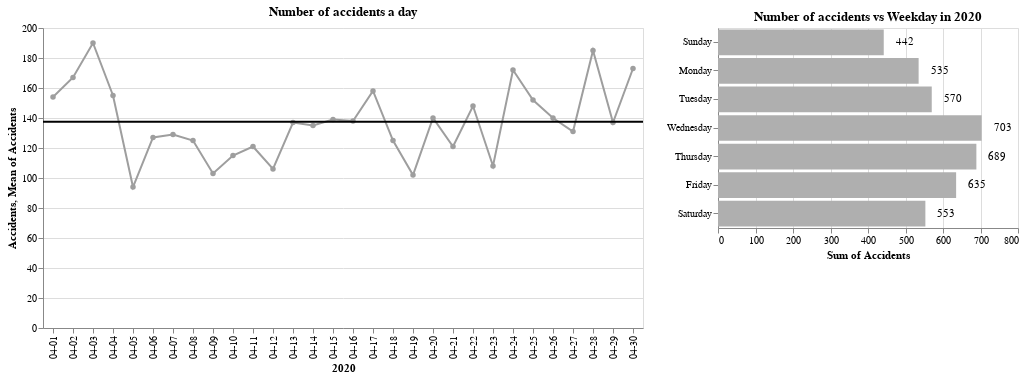

The code cell stored with this chart in its notebook:
### Markdown cell above
##**Section 2: Project development.**

#*2.1. Have the accidents changed during stay-at-home period?*

### Code cell
import altair as alt
import pandas as pd
import datetime

#The stay at home period is considered throughout the whole month of april 2020:
df=refined_data
df['CRASH DATE']=pd.to_datetime(df['CRASH DATE'])

# Grouping data by date 2019:
dat19=df[(df['CRASH DATE']<='30-04-19') & (df['CRASH DATE']>='01-04-19')]
dat19 = dat19['CRASH DATE'].value_counts().sort_index().rename_axis('2019').reset_index(name='Accidents')

# Grouping data by date 2020:
dat20=df[(refined_data['CRASH DATE']<='30-04-20') & (df['CRASH DATE']>='01-04-20')]
dat20 = dat20['CRASH DATE'].value_counts().sort_index().rename_axis('2020').reset_index(name='Accidents')

# Grouping data by date 2021:
dat21=refined_data[(df['CRASH DATE']<='30-04-21') & (df['CRASH DATE']>='01-04-21')]
dat21 = dat21['CRASH DATE'].value_counts().sort_index().rename_axis('2021').reset_index(name='Accidents')

# Construction of a Line chart containing the accidents per day and mean of accidents calculation for April 2020:
dat20['Weekday']= dat20['2020'].dt.day_name()

def row_function20 (row):
  row['2020']=str(row['2020'])[5:10]
  return row

month20=dat20.apply(row_function20, axis=1)
ap20=alt.Chart(month20).mark_line(size=2, point=True).encode(
    x='2020',
    y='Accidents',
    color=alt.value('#9e9e9e')
).properties(title='Number of accidents a day')

rule20 = alt.Chart(dat20).mark_rule(color='#000000',size=2).encode(
    y='mean(Accidents):Q'
)

#Construction of a Bar chart for the amount of accidents and the weekdays:
weekday20= alt.Chart(month20).mark_bar().encode(
    x='sum(Accidents)',
    y=alt.X('Weekday:O',title='',sort=["Sunday", "Monday", "Tuesday", "Wednesday", "Thursday", "Friday", "Saturday"])
)
bars_weekday=weekday20.mark_bar().encode(
   color=alt.Color('Weekday:O',sort=["Sunday", "Monday", "Tuesday", "Wednesday", "Thursday", "Friday", "Saturday"],
                   scale=alt.Scale(range=['#afafaf','#afafaf','#afafaf','#afafaf','#afafaf','#afafaf','#afafaf']),legend=None)
).properties(title='Number of accidents vs Weekday in 2020',width=300, height=200)
text_weekday = weekday20.mark_text(
    align='right',
    baseline='middle',
    color='black',
    dx=30
).encode(
    text='sum(Accidents)'
)


a_1=(ap20+rule20) | (bars_weekday+text_weekday)
a_1

### Figure 1 — Vega-Lite specification as saved in the notebook (floating-point values rounded to 4 significant figures)
{"config": {"view": {"continuousWidth": 400, "continuousHeight": 300}}, "hconcat": [{"layer": [{"data": {"name": "data-5048daac148ee9786f11ba3853f4ce20"}, "mark": {"type": "line", "point": true, "size": 2}, "encoding": {"color": {"value": "#9e9e9e"}, "x": {"field": "2020", "type": "nominal"}, "y": {"field": "Accidents", "type": "quantitative"}}, "title": "Number of accidents a day"}, {"data": {"name": "data-61ddfb129c5ec57a1828a3d289ea634d"}, "mark": {"type": "rule", "color": "#000000", "size": 2}, "encoding": {"y": {"aggregate": "mean", "field": "Accidents", "type": "quantitative"}}}]}, {"layer": [{"mark": "bar", "encoding": {"color": {"field": "Weekday", "legend": null, "scale": {"range": ["#afafaf", "#afafaf", "#afafaf", "#afafaf", "#afafaf", "#afafaf", "#afafaf"]}, "sort": ["Sunday", "Monday", "Tuesday", "Wednesday", "Thursday", "Friday", "Saturday"], "type": "ordinal"}, "x": {"aggregate": "sum", "field": "Accidents", "type": "quantitative"}, "y": {"field": "Weekday", "sort": ["Sunday", "Monday", "Tuesday", "Wednesday", "Thursday", "Friday", "Saturday"], "title": "", "type": "ordinal"}}, "height": 200, "title": "Number of accidents vs Weekday in 2020", "width": 300}, {"mark": {"type": "text", "align": "right", "baseline": "middle", "color": "black", "dx": 30}, "encoding": {"text": {"aggregate": "sum", "field": "Accidents", "type": "quantitative"}, "x": {"aggregate": "sum", "field": "Accidents", "type": "quantitative"}, "y": {"field": "Weekday", "sort": ["Sunday", "Monday", "Tuesday", "Wednesday", "Thursday", "Friday", "Saturday"], "title": "", "type": "ordinal"}}}], "data": {"name": "data-5048daac148ee9786f11ba3853f4ce20"}}], "$schema": "https://vega.github.io/schema/vega-lite/v4.17.0.json", "datasets": {"data-5048daac148ee9786f11ba3853f4ce20": [{"2020": "04-01", "Accidents": 154, "Weekday": "Wednesday"}, {"2020": "04-02", "Accidents": 167, "Weekday": "Thursday"}, {"2020": "04-03", "Accidents": 190, "Weekday": "Friday"}, {"2020": "04-04", "Accidents": 155, "Weekday": "Saturday"}, {"2020": "04-05", "Accidents": 94, "Weekday": "Sunday"}, {"2020": "04-06", "Accidents": 127, "Weekday": "Monday"}, {"2020": "04-07", "Accidents": 129, "Weekday": "Tuesday"}, {"2020": "04-08", "Accidents": 125, "Weekday": "Wednesday"}, {"2020": "04-09", "Accidents": 103, "Weekday": "Thursday"}, {"2020": "04-10", "Accidents": 115, "Weekday": "Friday"}, {"2020": "04-11", "Accidents": 121, "Weekday": "Saturday"}, {"2020": "04-12", "Accidents": 106, "Weekday": "Sunday"}, {"2020": "04-13", "Accidents": 137, "Weekday": "Monday"}, {"2020": "04-14", "Accidents": 135, "Weekday": "Tuesday"}, {"2020": "04-15", "Accidents": 139, "Weekday": "Wednesday"}, {"2020": "04-16", "Accidents": 138, "Weekday": "Thursday"}, {"2020": "04-17", "Accidents": 158, "Weekday": "Friday"}, {"2020": "04-18", "Accidents": 125, "Weekday": "Saturday"}, {"2020": "04-19", "Accidents": 102, "Weekday": "Sunday"}, {"2020": "04-20", "Accidents": 140, "Weekday": "Monday"}, {"2020": "04-21", "Accidents": 121, "Weekday": "Tuesday"}, {"2020": "04-22", "Accidents": 148, "Weekday": "Wednesday"}, {"2020": "04-23", "Accidents": 108, "Weekday": "Thursday"}, {"2020": "04-24", "Accidents": 172, "Weekday": "Friday"}, {"2020": "04-25", "Accidents": 152, "Weekday": "Saturday"}, {"2020": "04-26", "Accidents": 140, "Weekday": "Sunday"}, {"2020": "04-27", "Accidents": 131, "Weekday": "Monday"}, {"2020": "04-28", "Accidents": 185, "Weekday": "Tuesday"}, {"2020": "04-29", "Accidents": 137, "Weekday": "Wednesday"}, {"2020": "04-30", "Accidents": 173, "Weekday": "Thursday"}], "data-61ddfb129c5ec57a1828a3d289ea634d": [{"2020": "2020-04-01T00:00:00", "Accidents": 154, "Weekday": "Wednesday"}, {"2020": "2020-04-02T00:00:00", "Accidents": 167, "Weekday": "Thursday"}, {"2020": "2020-04-03T00:00:00", "Accidents": 190, "Weekday": "Friday"}, {"2020": "2020-04-04T00:00:00", "Accidents": 155, "Weekday": "Saturday"}, {"2020": "2020-04-05T00:00:00", "Accidents": 94, "Weekday": "Sunday"}, {"2020": "2020-04-06T00:00:00", "Accidents": 127, "Weekday": "Monday"}, {"2020": "2020-04-07T00:00:00", "Accidents": 129, "Weekday": "Tuesday"}, {"2020": "2020-04-08T00:00:00", "Accidents": 125, "Weekday": "Wednesday"}, {"2020": "2020-04-09T00:00:00", "Accidents": 103, "Weekday": "Thursday"}, {"2020": "2020-04-10T00:00:00", "Accidents": 115, "Weekday": "Friday"}, {"2020": "2020-04-11T00:00:00", "Accidents": 121, "Weekday": "Saturday"}, {"2020": "2020-04-12T00:00:00", "Accidents": 106, "Weekday": "Sunday"}, {"2020": "2020-04-13T00:00:00", "Accidents": 137, "Weekday": "Monday"}, {"2020": "2020-04-14T00:00:00", "Accidents": 135, "Weekday": "Tuesday"}, {"2020": "2020-04-15T00:00:00", "Accidents": 139, "Weekday": "Wednesday"}, {"2020": "2020-04-16T00:00:00", "Accidents": 138, "Weekday": "Thursday"}, {"2020": "2020-04-17T00:00:00", "Accidents": 158, "Weekday": "Friday"}, {"2020": "2020-04-18T00:00:00", "Accidents": 125, "Weekday": "Saturday"}, {"2020": "2020-04-19T00:00:00", "Accidents": 102, "Weekday": "Sunday"}, {"2020": "2020-04-20T00:00:00", "Accidents": 140, "Weekday": "Monday"}, {"2020": "2020-04-21T00:00:00", "Accidents": 121, "Weekday": "Tuesday"}, {"2020": "2020-04-22T00:00:00", "Accidents": 148, "Weekday": "Wednesday"}, {"2020": "2020-04-23T00:00:00", "Accidents": 108, "Weekday": "Thursday"}, {"2020": "2020-04-24T00:00:00", "Accidents": 172, "Weekday": "Friday"}, {"2020": "2020-04-25T00:00:00", "Accidents": 152, "Weekday": "Saturday"}, {"2020": "2020-04-26T00:00:00", "Accidents": 140, "Weekday": "Sunday"}, {"2020": "2020-04-27T00:00:00", "Accidents": 131, "Weekday": "Monday"}, {"2020": "2020-04-28T00:00:00", "Accidents": 185, "Weekday": "Tuesday"}, {"2020": "2020-04-29T00:00:00", "Accidents": 137, "Weekday": "Wednesday"}, {"2020": "2020-04-30T00:00:00", "Accidents": 173, "Weekday": "Thursday"}]}}
